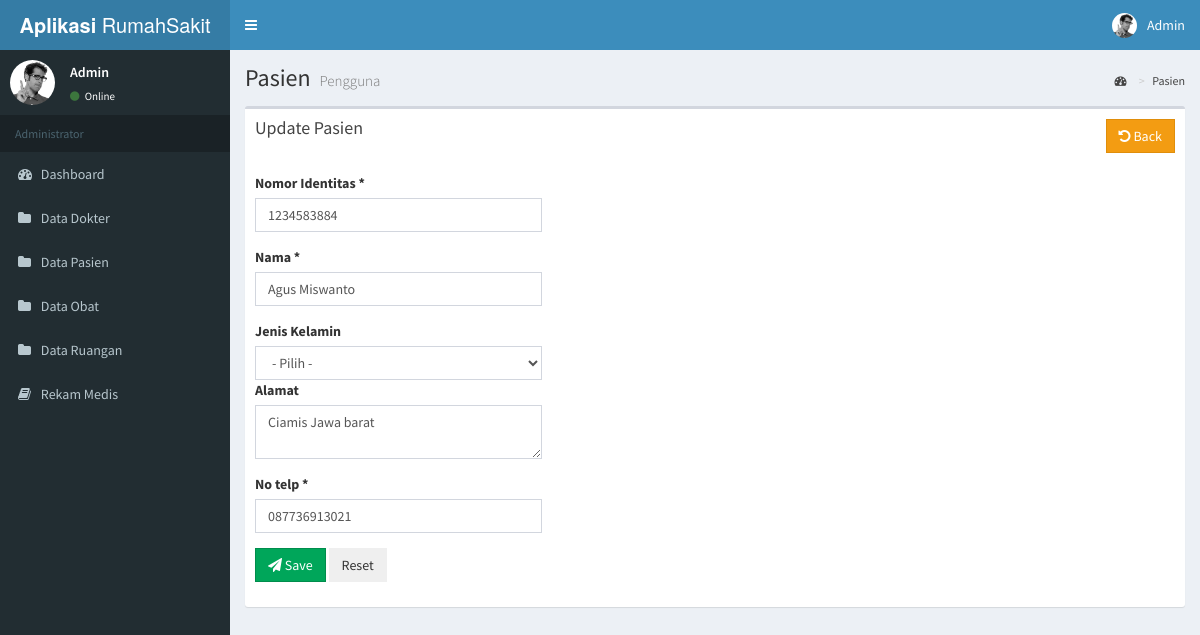
/pasien/update/23, run on the app's committed database.
### tables this page shows
CREATE TABLE `tb_user` (
  `user_id` int(11) NOT NULL,
  `username` varchar(40) NOT NULL,
  `password` varchar(40) NOT NULL,
  `name` varchar(100) NOT NULL,
  `address` varchar(200) DEFAULT NULL,
  `level` int(1) NOT NULL COMMENT '1:admin, 2:user'
);

CREATE TABLE `tb_pasien` (
  `id_pasien` int(11) NOT NULL,
  `nomor_identitas` varchar(30) NOT NULL,
  `nama_pasien` varchar(50) NOT NULL,
  `jenis_kelamin` enum('Laki-laki','Perempuan') NOT NULL,
  `alamat` varchar(50) NOT NULL,
  `no_telp` varchar(15) NOT NULL
);

### application/libraries/Template.php (called while the page is built)
<?php
Class Template {
    var $template_data = array();
    function set($name, $value)
    {
        $this->template_data[$name] = $value;
    }
    function load($template = '', $view = '', $view_data = array(), $return =FALSE)
    {
        $this->CI =& get_instance();
        $this->set('contents', $this->CI->load->view($view, $view_data, TRUE));
        return $this->CI->load->view($template, $this->template_data, $return);
    }
}

### application/controllers/Pasien.php (called while the page is built, shortened)
<?php
class Pasien extends CI_Controller {
	public function update($id_pasien = null){
		if($this->input->post()){
			$this->pasien_m->updatePasien(
				$this->input->post('id_pasien'),
				$this->input->post('nomor_identitas'),
				$this->input->post('nama_pasien'),
				$this->input->post('jenis_kelamin'),
				$this->input->post('alamat'),
				$this->input->post('no_telp')
			);
			header("Location:"."/ci3/pasien");
		} else {
			$data['pasien'] = $this->pasien_m->getSinglePasien($id_pasien);
			$this->template->load('template', 'pasien/pasien_form_update', $data);
		}
	}
}

### index.php (called while the page is built, shortened)
<?php
require_once BASEPATH.'core/CodeIgniter.php';

### application/models/Pasien_m.php (called while the page is built, shortened)
<?php
class Pasien_m extends CI_Model {
   public $tb_pasien ="tb_pasien";
    public function getSinglePasien($id_pasien){
        $this->db->where('id_pasien',$id_pasien);
        $query = $this->db->get($this->tb_pasien,1);
        return $query->result_array();
	}
}

### application/libraries/Fungsi.php (called while the page is built, shortened)
<?php
class Fungsi
{
    protected $ci;
    function __construct(){
        $this->ci =& get_instance();
    }
    function user_login(){
        $user_id = $this->ci->session->userdata('userid');
        $user_data = $this->ci->user_m->get($user_id)->row();
        return $user_data;
    }
}

### application/models/User_m.php (called while the page is built, shortened)
<?php
class User_m extends CI_Model {
    public function get($id = null){
        $this->db->from('tb_user');
        $query = $this->db->get();
        return $query;
    }
}

### application/views/pasien/pasien_form_update.php (the view, shortened to what this page needs)
<section class="content-header">
	<h1>
		Pasien
		<small>Pengguna</small>
	</h1>
	<ol class="breadcrumb">
		<li><a href="#"><i class="fa fa-dashboard"></i> </a></li>
		<li><a href="#">Pasien</a></li>
	</ol>
</section>
<section class="content">
	<div class="box">
		<div class="box-header">
			<h3 class="box-title">Update Pasien</h3>
			<div class="pull-right">
				<a href="<?=site_url('pasien')?>" class="btn btn-warning btn-flat">
					<i class="fa fa-undo"></i> Back
				</a>
			</div>
		</div>
		<div class="box-body">
			<div class="row">
				<div class="col-md-4 mx-auto">
					<form action="<?php echo base_url('pasien/update'); ?>" method="post">
						<div class="form-group">
							<label for="">Nomor Identitas *</label>
							<input type="text" name="nomor_identitas" class="form-control" id="" value="<?php echo $pasien[0]['nomor_identitas']; ?>">
						</div>
						<div class="form-group">
							<label for="">Nama *</label>
							<input type="text" name="nama_pasien" class="form-control" id="" value="<?php echo $pasien[0]['nama_pasien']; ?>" >
						</div>
						<label for="">Jenis Kelamin</label>
						<select name="jenis_kelamin" class="form-control" id="">
							<option value="">- Pilih -</option>
						</select>
						<div class="form-group">
							<label for="">Alamat</label>
							<textarea name="alamat" class="form-control" id=""><?php echo $pasien[0]['alamat']; ?></textarea>
						</div>
						<div class="form-group">
							<label for="">No telp *</label>
							<input type="text" name="no_telp" class="form-control" id="" value="<?php echo $pasien[0]['no_telp']; ?>">
						</div>
						<div class="form-group">
							<button type="submit" class="btn btn-success btn-flat">
								<i class="fa fa-paper-plane"></i> Save</button>
							<button type="reset" class="btn btn-flat">Reset</button>
						</div>
					</form>
				</div>
			</div>
		</div>
	</div>
</section>

### application/views/template.php (shortened to what this page needs)
<!DOCTYPE html>
<html>
<head>
	<link rel="stylesheet" href="<?=base_url()?>assets/bower_components/bootstrap/dist/css/bootstrap.min.css">
	<link rel="stylesheet" href="<?=base_url()?>assets/bower_components/font-awesome/css/font-awesome.min.css">
	<link rel="stylesheet" href="<?=base_url()?>assets/bower_components/Ionicons/css/ionicons.min.css">
	<link rel="stylesheet" href="<?=base_url()?>assets/dist/css/AdminLTE.min.css">
	<link rel="stylesheet" href="<?=base_url()?>assets/dist/css/skins/_all-skins.min.css">
</head>
<body class="hold-transition skin-blue sidebar-mini">
	<div class="wrapper">
		<header class="main-header">
			<a href="<?=base_url()?>assets/index2.html" class="logo">
				<span class="logo-lg"><b>Aplikasi</b> RumahSakit</span>
			</a>
			<nav class="navbar navbar-static-top">
				<a href="#" class="sidebar-toggle" data-toggle="push-menu" role="button">
				</a>
				<div class="navbar-custom-menu">
					<ul class="nav navbar-nav">
						<li class="dropdown user user-menu">
							<a href="#" class="dropdown-toggle" data-toggle="dropdown">
								<img src="<?=base_url()?>assets/dist/img/user2-160x160.jpg" class="user-image" alt="User Image">
								<span class="hidden-xs"><?=ucfirst($this->fungsi->user_login()->username)?></span>
							</a>
						</li>
					</ul>
				</div>
			</nav>
		</header>
		<aside class="main-sidebar">
			<section class="sidebar">
				<div class="user-panel">
					<div class="pull-left image">
						<img src="<?=base_url()?>assets/dist/img/user2-160x160.jpg" class="img-circle" alt="User Image">
					</div>
					<div class="pull-left info">
						<p><?=ucfirst($this->fungsi->user_login()->username)?></p>
						<a href="#"><i class="fa fa-circle text-success"></i> Online</a>
					</div>
				</div>
				<ul class="sidebar-menu" data-widget="tree">
					<li class="header">Administrator</li>
					<li>
						<a href="<?=site_url('dashboard')?>">
							<i class="fa fa-dashboard"></i> <span>Dashboard</span>
						</a>
					</li>
					<li>
						<a href="<?=site_url('dokter')?>">
							<i class="fa fa-folder"></i> <span>Data Dokter</span>
						</a>
					</li>
          	<li>
						<a href="<?=site_url('pasien')?>">
							<i class="fa fa-folder"></i> <span>Data Pasien</span>
						</a>
					</li>
          	<li>
						<a href="<?=site_url('obat')?>">
							<i class="fa fa-folder"></i> <span>Data Obat</span>
						</a>
					</li>
          	<li>
						<a href="<?=site_url('ruangan')?>">
							<i class="fa fa-folder"></i> <span>Data Ruangan</span>
						</a>
					</li>
          	<li>
						<a href="<?=site_url('rekammedis')?>">
							<i class="fa fa-book"></i> <span>Rekam Medis</span>
						</a>
					</li>
				</ul>
			</section>
		</aside>
		<div class="content-wrapper">
			<?php echo $contents ?>
		</div>
	</div>
</body>
</html>

### data on the page
tb_user: username "Admin"
tb_pasien: nomor_identitas "1234583884", nama_pasien "Agus Miswanto", alamat "Ciamis Jawa barat", no_telp "087736913021"
